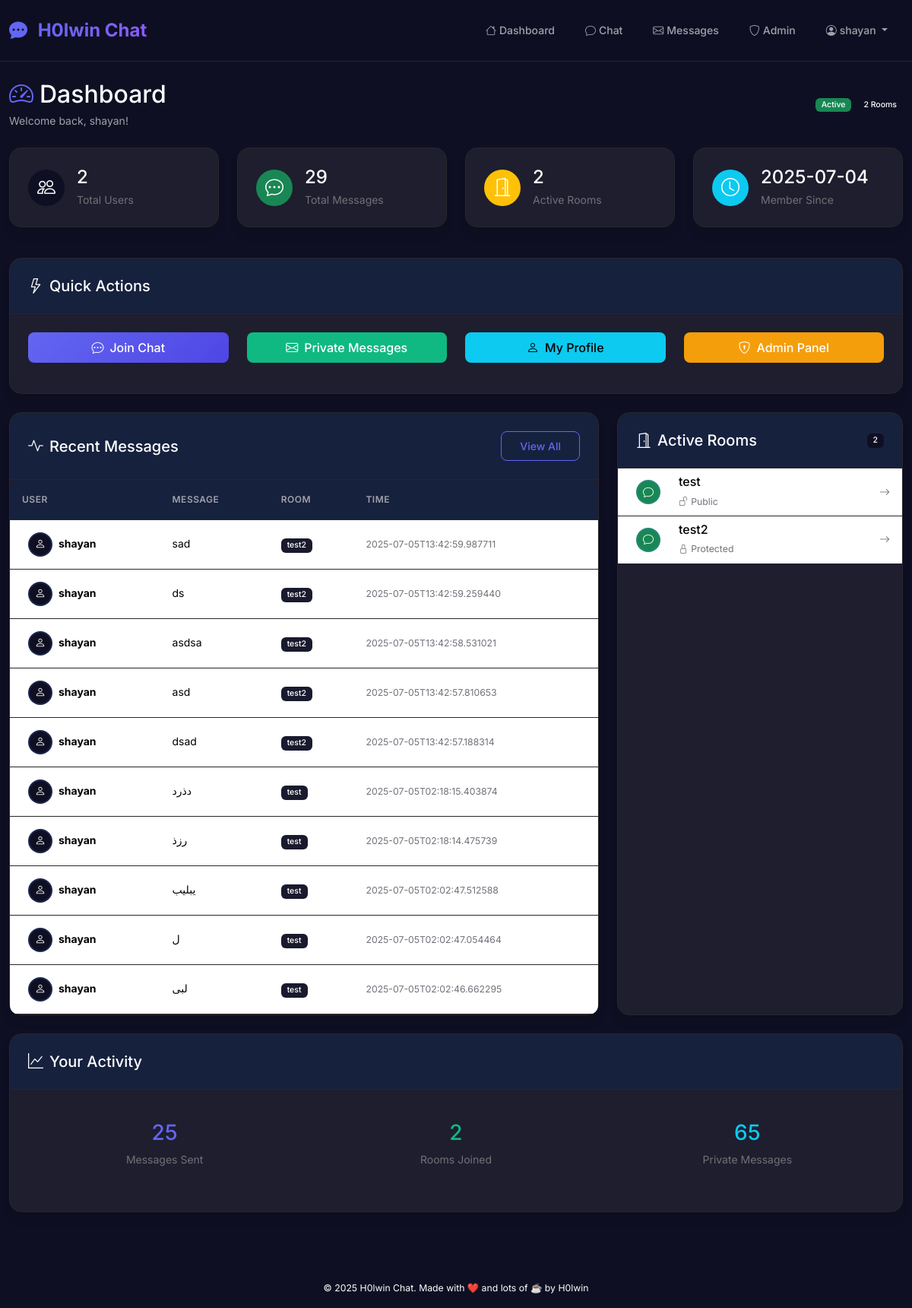
Before: /dashboard (signed in) with the older database file.
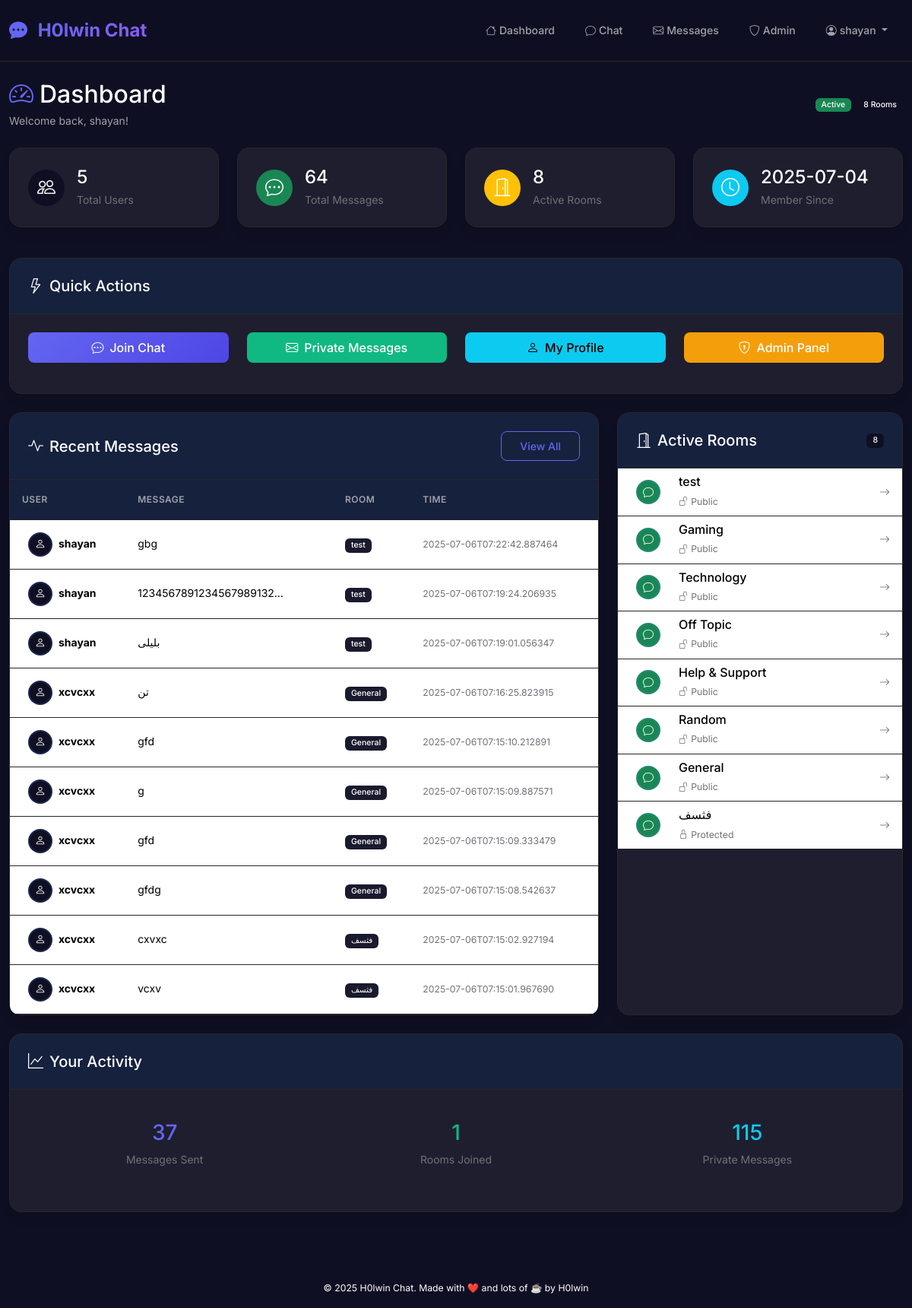
After: the same page with the newer database file.
### tables this page shows
CREATE TABLE messages (
    id INTEGER PRIMARY KEY AUTOINCREMENT,
    sender_id INTEGER NOT NULL,
    room_id INTEGER,
    content TEXT NOT NULL,
    timestamp TIMESTAMP DEFAULT CURRENT_TIMESTAMP,
    FOREIGN KEY (sender_id) REFERENCES users(id) ON DELETE CASCADE,
    FOREIGN KEY (room_id) REFERENCES rooms(id) ON DELETE SET NULL
);

CREATE TABLE "users" (
                    id INTEGER PRIMARY KEY AUTOINCREMENT,
                    username TEXT UNIQUE NOT NULL,
                    email TEXT UNIQUE NOT NULL,
                    hashed_password TEXT NOT NULL,
                    is_admin INTEGER DEFAULT 0,
                    created_at TIMESTAMP DEFAULT CURRENT_TIMESTAMP
                , display_name TEXT, bio TEXT, birth_date DATE, profile_image TEXT, last_seen TIMESTAMP);

CREATE TABLE rooms (
    id INTEGER PRIMARY KEY AUTOINCREMENT,
    name TEXT UNIQUE NOT NULL,
    slug TEXT UNIQUE NOT NULL,
    created_at TIMESTAMP DEFAULT CURRENT_TIMESTAMP
, password TEXT, hidden BOOLEAN DEFAULT 0);

### backend/app.py (the view)
@app.route('/dashboard')
@login_required
def dashboard():
    with get_db() as conn:
        cur = conn.cursor()
        cur.execute('SELECT id, username, email, is_admin, created_at FROM users')
        users = [dict(id=row[0], username=row[1], email=row[2], is_admin=row[3], created_at=row[4]) for row in cur.fetchall()]
        cur.execute('SELECT id, sender_id, content, timestamp FROM messages')
        messages = [dict(id=row[0], sender_id=row[1], content=row[2], timestamp=row[3]) for row in cur.fetchall()]
        cur.execute('''
            SELECT messages.id, users.username, messages.content, messages.timestamp, rooms.name as room_name
            FROM messages
            JOIN users ON messages.sender_id = users.id
            LEFT JOIN rooms ON messages.room_id = rooms.id
            ORDER BY messages.timestamp DESC
            LIMIT 10
        ''')
        recent_messages = [dict(id=row[0], username=row[1], content=row[2], timestamp=row[3], room_name=row[4] or 'General') for row in cur.fetchall()]
        cur.execute('SELECT COUNT(*) FROM messages WHERE sender_id = ?', (current_user.id,))
        user_message_count = cur.fetchone()[0]
        cur.execute('SELECT COUNT(DISTINCT room_id) FROM messages WHERE sender_id = ?', (current_user.id,))
        user_rooms_joined = cur.fetchone()[0]
        cur.execute('SELECT COUNT(*) FROM private_messages WHERE sender_id = ? OR receiver_id = ?', (current_user.id, current_user.id))
        user_pm_count = cur.fetchone()[0]
    rooms = fetch_rooms()
    return render_template('dashboard.html',
                         rooms=rooms,
                         users=users,
                         messages=messages,
                         recent_messages=recent_messages,
                         user_message_count=user_message_count,
                         user_rooms_joined=user_rooms_joined,
                         user_pm_count=user_pm_count)

### backend/app.py (called while the page is built)
@login_manager.user_loader
def load_user(user_id):
    return get_user_by_id(user_id)

def get_db():
    db_path = os.path.join(os.path.dirname(__file__), 'db', 'chatroom.db')
    return sqlite3.connect(db_path)

def fetch_rooms():
    print('fetch_rooms() called')
    with get_db() as conn:
        cur = conn.cursor()
        cur.execute('SELECT id, name, slug, password, created_at, hidden FROM rooms WHERE hidden = 0 ORDER BY created_at ASC')
        rooms = [dict(id=row[0], name=row[1], slug=row[2], has_password=bool(row[3]), created_at=row[4], hidden=bool(row[5])) for row in cur.fetchall()]
        print(f'fetch_rooms() returning {len(rooms)} rooms: {rooms}')
        return rooms

def get_setting(key, default=None):
    with get_db() as conn:
        cur = conn.cursor()
        cur.execute('SELECT value FROM settings WHERE key = ?', (key,))
        row = cur.fetchone()
        return row[0] if row else default

@app.context_processor
def inject_site_name():
    site_name = get_setting('site_name', 'ChatRoom')
    return dict(site_name=site_name)

### frontend/templates/dashboard.html (shortened to what the changed rows need)
{% extends 'base.html' %}
{% block content %}
<div class="container-fluid">
    <div class="row">
        <div class="col-12">
            <div class="d-flex justify-content-between align-items-center mb-4">
                <div>
                    <h2 class="mb-1">
                        <i class="bi bi-speedometer2 me-2 text-primary"></i>Dashboard
                    </h2>
                </div>
                <div class="d-flex gap-2">
                    <span class="badge bg-success">Active</span>
                    <span class="badge bg-primary">{{ rooms|length }} Rooms</span>
                </div>
            </div>
            <div class="row mb-4">
                <div class="col-md-3 mb-3">
                    <div class="card h-100">
                        <div class="card-body">
                            <div class="d-flex align-items-center">
                                <div class="flex-grow-1 ms-3">
                                    <h4 class="mb-1">{{ users|length }}</h4>
                                    <p class="text-muted mb-0">Total Users</p>
                                </div>
                            </div>
                        </div>
                    </div>
                </div>
                <div class="col-md-3 mb-3">
                    <div class="card h-100">
                        <div class="card-body">
                            <div class="d-flex align-items-center">
                                <div class="flex-grow-1 ms-3">
                                    <h4 class="mb-1">{{ messages|length }}</h4>
                                    <p class="text-muted mb-0">Total Messages</p>
                                </div>
                            </div>
                        </div>
                    </div>
                </div>
                <div class="col-md-3 mb-3">
                    <div class="card h-100">
                        <div class="card-body">
                            <div class="d-flex align-items-center">
                                <div class="flex-grow-1 ms-3">
                                    <h4 class="mb-1">{{ rooms|length }}</h4>
                                    <p class="text-muted mb-0">Active Rooms</p>
                                </div>
                            </div>
                        </div>
                    </div>
                </div>
            </div>
            <div class="row">
                <div class="col-md-8 mb-4">
                    <div class="card h-100">
                        <div class="card-body p-0">
                            <div class="table-responsive">
                                <table class="table table-hover mb-0">
                                    <thead>
                                        <tr>
                                            <th>User</th>
                                            <th>Message</th>
                                            <th>Room</th>
                                            <th>Time</th>
                                        </tr>
                                    </thead>
                                    <tbody>
                                        {% for msg in recent_messages %}
                                        <tr>
                                            <td>
                                                <div class="d-flex align-items-center">
                                                    <div class="avatar-sm bg-primary rounded-circle d-flex align-items-center justify-content-center me-2">
                                                        <i class="bi bi-person text-white"></i>
                                                    </div>
                                                    <strong>{{ msg.username }}</strong>
                                                </div>
                                            </td>
                                            <td>
                                                <div class="text-truncate" style="max-width: 200px;" title="{{ msg.content }}">
                                                    {{ msg.content }}
                                                </div>
                                            </td>
                                            <td>
                                                <span class="badge bg-secondary">{{ msg.room_name }}</span>
                                            </td>
                                            <td>
                                                <small class="text-muted">{{ msg.timestamp }}</small>
                                            </td>
                                        </tr>
                                        {% endfor %}
                                    </tbody>
                                </table>
                            </div>
                        </div>
                    </div>
                </div>
                <div class="col-md-4 mb-4">
                    <div class="card h-100">
                        <div class="card-header d-flex justify-content-between align-items-center">
                            <h5 class="mb-0">
                                <i class="bi bi-door-open me-2"></i>Active Rooms
                            </h5>
                            <span class="badge bg-primary">{{ rooms|length }}</span>
                        </div>
                        <div class="card-body p-0">
                            <div class="list-group list-group-flush">
                                {% for room in rooms %}
                                <a href="/chat/room/{{ room.slug }}" class="list-group-item list-group-item-action">
                                    <div class="d-flex align-items-center">
                                        <div class="flex-shrink-0">
                                            <div class="avatar-sm bg-success rounded-circle d-flex align-items-center justify-content-center">
                                                <i class="bi bi-chat text-white"></i>
                                            </div>
                                        </div>
                                        <div class="flex-grow-1 ms-3">
                                            <h6 class="mb-1 room-name">{{ room.name }}</h6>
                                            <small class="text-muted">
                                                {% if room.has_password %}
                                                <i class="bi bi-lock me-1"></i>Protected
                                                {% else %}
                                                <i class="bi bi-unlock me-1"></i>Public
                                                {% endif %}
                                            </small>
                                        </div>
                                        <div class="flex-shrink-0">
                                            <i class="bi bi-arrow-right text-muted"></i>
                                        </div>
                                    </div>
                                </a>
                                {% endfor %}
                            </div>
                        </div>
                    </div>
                </div>
            </div>
            <div class="row">
                <div class="col-12">
                    <div class="card">
                        <div class="card-body">
                            <div class="row">
                                <div class="col-md-4 text-center mb-3">
                                    <div class="p-3">
                                        <h3 class="text-primary mb-2">{{ user_message_count }}</h3>
                                        <p class="text-muted mb-0">Messages Sent</p>
                                    </div>
                                </div>
                                <div class="col-md-4 text-center mb-3">
                                    <div class="p-3">
                                        <h3 class="text-success mb-2">{{ user_rooms_joined }}</h3>
                                        <p class="text-muted mb-0">Rooms Joined</p>
                                    </div>
                                </div>
                                <div class="col-md-4 text-center mb-3">
                                    <div class="p-3">
                                        <h3 class="text-info mb-2">{{ user_pm_count }}</h3>
                                        <p class="text-muted mb-0">Private Messages</p>
                                    </div>
      </div>
    </div>
  </div>
      </div>
    </div>
      </div>
    </div>
  </div>
</div>
{% endblock %}

Changed rows visible on the page:
removed messages: username "shayan", content "sad", room_name "test2", timestamp "2025-07-05T13:42:59.987711"
removed messages: username "shayan", content "ds", room_name "test2", timestamp "2025-07-05T13:42:59.259440"
removed messages: username "shayan", content "asdsa", room_name "test2", timestamp "2025-07-05T13:42:58.531021"
removed messages: username "shayan", content "asd", room_name "test2", timestamp "2025-07-05T13:42:57.810653"
removed messages: username "shayan", content "dsad", room_name "test2", timestamp "2025-07-05T13:42:57.188314"
no longer on this page (row unchanged): messages: username "shayan", content "دذرد", room_name "test", timestamp "2025-07-05T02:18:15.403874"
no longer on this page (row unchanged): messages: username "shayan", content "رزذ", room_name "test", timestamp "2025-07-05T02:18:14.475739"
no longer on this page (row unchanged): messages: username "shayan", content "یبلیب", room_name "test", timestamp "2025-07-05T02:02:47.512588"
no longer on this page (row unchanged): messages: username "shayan", content "ل", room_name "test", timestamp "2025-07-05T02:02:47.054464"
no longer on this page (row unchanged): messages: username "shayan", content "لبی", room_name "test", timestamp "2025-07-05T02:02:46.662295"
removed rooms: name "test2", shows "Protected"
added messages: username "shayan", content "gbg", room_name "test", timestamp "2025-07-06T07:22:42.887464"
added messages: username "shayan", content "1234567891234567989132…", room_name "test", timestamp "2025-07-06T07:19:24.206935"
added messages: username "shayan", content "بلیلی", room_name "test", timestamp "2025-07-06T07:19:01.056347"
added messages: username "xcvcxx", content "تن", room_name "General", timestamp "2025-07-06T07:16:25.823915"
added messages: username "xcvcxx", content "gfd", room_name "General", timestamp "2025-07-06T07:15:10.212891"
added messages: username "xcvcxx", content "g", room_name "General", timestamp "2025-07-06T07:15:09.887571"
added messages: username "xcvcxx", content "gfd", room_name "General", timestamp "2025-07-06T07:15:09.333479"
added messages: username "xcvcxx", content "gfdg", room_name "General", timestamp "2025-07-06T07:15:08.542637"
added messages: username "xcvcxx", content "cxvxc", room_name "فثسف", timestamp "2025-07-06T07:15:02.927194"
added messages: username "xcvcxx", content "vcxv", room_name "فثسف", timestamp "2025-07-06T07:15:01.967690"
added rooms: name "Gaming", shows "Public"
added rooms: name "Technology", shows "Public"
added rooms: name "Off Topic", shows "Public"
added rooms: name "Help & Support", shows "Public"
added rooms: name "Random", shows "Public"
added rooms: name "General", shows "Public"
added rooms: name "فثسف", shows "Protected"
Other visible differences:
{{ rooms|length }}: "2" → "8"
{{ users|length }}: "2" → "5"
{{ messages|length }}: "29" → "64"
{{ user_message_count }}: "25" → "37"
{{ user_rooms_joined }}: "2" → "1"
{{ user_pm_count }}: "65" → "115"
